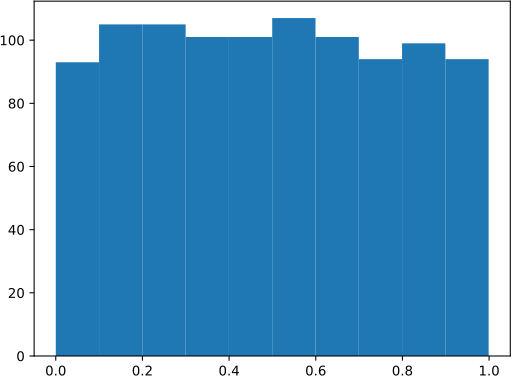

Write Python code to recreate this figure.
import matplotlib.pyplot as plt
import numpy as np

x = np.random.random(1000)
plt.hist(x)

plt.savefig('04-p-runif.pdf')
